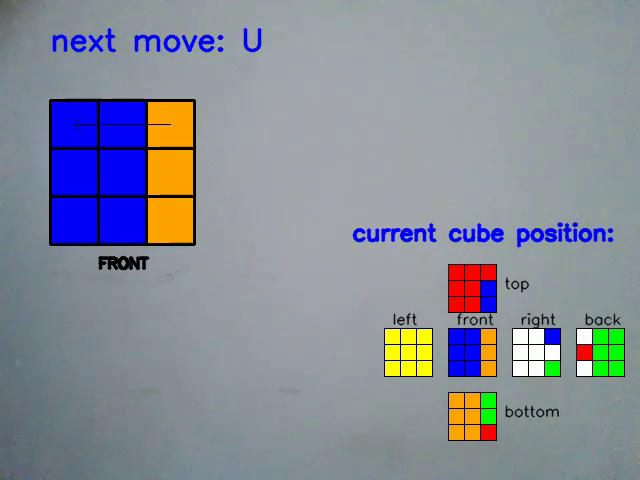
#> input picture frame 33 of assets/cube.mp4, 640 x 480 px, given in place of the camera
$ python main.py
#> lines starting #> are read from the running program, lines starting #| are printed output that depends on the picture; after the words box and inside, x2 and y2 are one past the last pixel; in counts of white or black regions, pixels touching at a corner belong together
#> the answer given: y
### visualizer.py
import numpy as np
import cv2
from utils import update_cube

std_notations = {"FL": "F'", "FR":"F", "DN":"DOWN", "UP":"UP", "LEFT":"LEFT", "RIGHT":"RIGHT",
                 "TL":"U", "TR":"U'", "RU": "R", "RD":"R'", "LU":"L'", "LD":"L", "BL":"D'", "BR":"D",
                "CLOCK":"CLOCK", "ANTICLOCK":"ANTICLOCK", "CUBE SOLVED":"CUBE SOLVED"}

def scan_faces(colors_range):
    ret_dict = dict()
    faces = ["front", "right", "back", "left", "top", "bottom"]
    for face in faces:
        ret_dict[face] = [[0,0,0], [0,0,0], [0,0,0]]
    face_iter = iter(faces)

    font = cv2.FONT_HERSHEY_SIMPLEX
    org = (10, 50)
    fontScale = 0.5
    color = (255, 0, 0)
    thickness = 2

    cap = cv2.VideoCapture(0)
    ret=True
    face = next(face_iter)
    while(ret):
        ret,im = cap.read()
        im = cv2.flip(im, 1)
        frame_width = int(round(cap.get(cv2.CAP_PROP_FRAME_WIDTH)))
        frame_height = int(round(cap.get(cv2.CAP_PROP_FRAME_HEIGHT)))

        top_left = (int(frame_width/3), int(frame_height/3))
        pcs_width = int(0.05*frame_width)
        gap = pcs_width
        start_pts = [(top_left[0]+(0.5*gap), top_left[1]+(0.5*gap))]

        im = draw_cube_boundry(im, frame_width, frame_height)
        im = cv2.putText(im, 'Scanning faces... Please show '+face+' face :: press c to capture', org, font,
                       fontScale, color, thickness, cv2.LINE_AA)
        im = cv2.putText(im, 'if capturing is done properly, press n for the next face, press c to recapture',
                         (org[0], org[1]+20), font, fontScale, color, thickness, cv2.LINE_AA)


        for h in range(3):
            for w in range(3):
                next_start_w = int(start_pts[0][0]+(gap*w*2))
                next_start_h = int(start_pts[0][1]+(gap*h*2))
                im = cv2.putText(im, str(ret_dict[face][h][2-w]), (int(next_start_w+(gap/2)), int(next_start_h+(gap/2))), font,
                       fontScale, (0,0,0), 1, cv2.LINE_AA)
        cv2.imshow("frame",im)
        pressedKey = cv2.waitKey(1) & 0xFF
        if pressedKey == ord('c'):
            for h in range(3):
                for w in range(3):
                    next_start_w = int(start_pts[0][0]+(gap*w*2))
                    next_start_h = int(start_pts[0][1]+(gap*h*2))

                    piece_val = cv2.mean(im[next_start_h:next_start_h+gap, next_start_w:next_start_w+gap])[:3]
                    min_dist = np.Inf
                    for key in colors_range.keys():
                        clr_range = colors_range[key]
                        dist = abs(piece_val[0]-clr_range[0]) + abs(piece_val[1]-clr_range[1]) + abs(piece_val[2]-clr_range[2])
                        if(dist<min_dist):
                            min_dist = dist
                            ret_dict[face][h][2-w] = key[0]

        if pressedKey == ord('n'):
            try:
                face = next(face_iter)
            except:
                break

        if pressedKey == ord('q'):
            break

    cap.release()
    cv2.destroyAllWindows()
    return ret_dict


def calibration():
    ret_dict =dict()
    colors = ["WHITE", "ORANGE", "RED", "YELLOW", "GREEN", "BLUE"]
    clr_iter = iter(colors)

    font = cv2.FONT_HERSHEY_SIMPLEX
    org = (50, 50)
    fontScale = 0.5
    color = (255, 0, 0)
    thickness = 2

    cap = cv2.VideoCapture(0)
    ret=True
    clr = next(clr_iter)
    while(ret):
        ret,im = cap.read()
#> im is the input picture: shape (480, 640, 3); mean B, G, R 151.7, 140.9, 135.6
        frame_width = int(round(cap.get(cv2.CAP_PROP_FRAME_WIDTH)))
        frame_height = int(round(cap.get(cv2.CAP_PROP_FRAME_HEIGHT)))

        top_left = (int(frame_width/3), int(frame_height/3))
        pcs_width = int(0.05*frame_width)
        gap = pcs_width
        start_pts = [(top_left[0]+(0.5*gap), top_left[1]+(0.5*gap))]

        start_loc = (int(start_pts[0][0]+(2*gap)), int(start_pts[0][1]+(2*gap)))
        end_loc = (int(start_loc[0]+gap), int(start_loc[1]+gap))

        im = cv2.flip(im, 1)
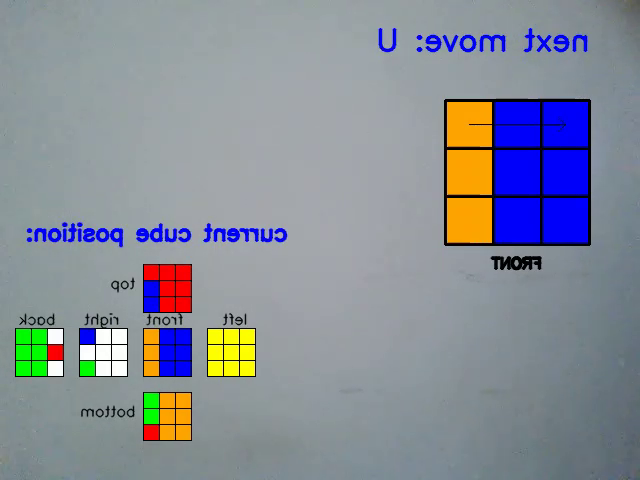
#> im: shape (480, 640, 3); mean B, G, R 151.7, 140.9, 135.6
        im = draw_cube_boundry_calibration(im, frame_width, frame_height)

        im = cv2.putText(im, 'Calibrating cube... Please show '+clr+' color :: press c to continue', org, font,
                       fontScale, color, thickness, cv2.LINE_AA)
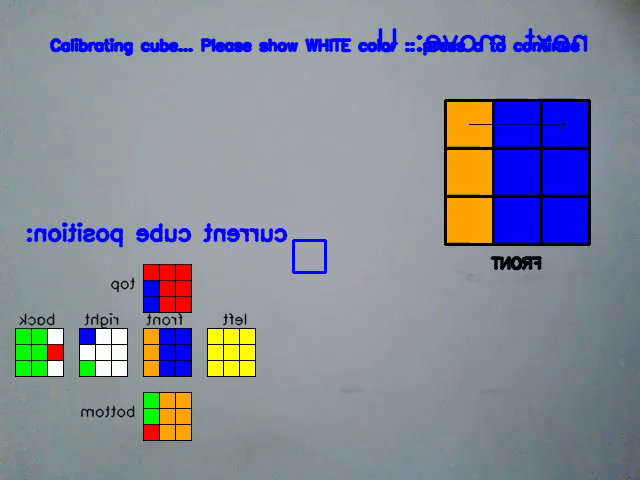
#> im: shape (480, 640, 3); mean B, G, R 152.8, 138.9, 133.7

        cv2.imshow('frame',im)


        pressedKey = cv2.waitKey(1) & 0xFF
#> (key q is pressed here)
        if pressedKey == ord('c'):
            ret_dict[clr] = cv2.mean(im[start_loc[1]:start_loc[1]+gap,start_loc[0]:start_loc[0]+gap])[:3]
            try:
                clr = next(clr_iter)
            except:
                break

        if pressedKey == ord('q'):
            break

    cap.release()
    cv2.destroyAllWindows()
    return ret_dict


def draw_cube_boundry(image, frame_width, frame_height):
#> called with frame_width = 640, frame_height = 480
    top_left = (int(frame_width/3), int(frame_height/3))
    pcs_width = int(0.05*frame_width)
    gap = pcs_width
    bottom_right = (top_left[0]+6*gap, top_left[1]+6*gap)
    color = (255,0,0)
    thickness = 2

    cv2.rectangle(image, top_left, bottom_right, color, thickness)

    start_pts = [(top_left[0]+(0.5*gap), top_left[1]+(0.5*gap))]
    for h in range(3):
        for w in range(3):
            next_start_w = int(start_pts[0][0]+(gap*w*2))
            next_start_h = int(start_pts[0][1]+(gap*h*2))

            next_end_w = next_start_w+gap
            next_end_h = next_start_h+gap

            cv2.rectangle(image, (next_start_w, next_start_h), (next_end_w, next_end_h), color, thickness)
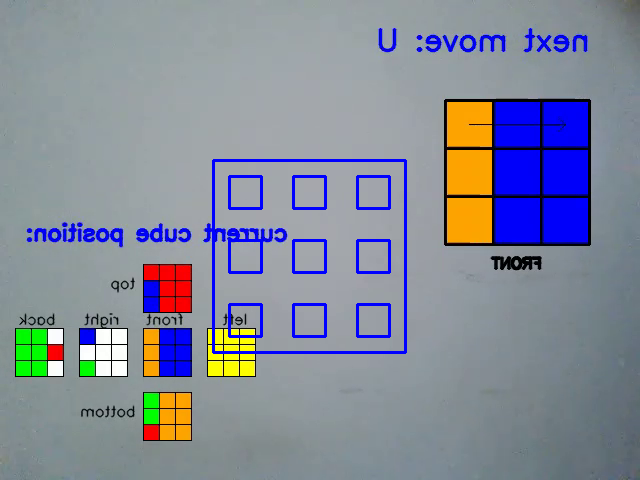
#> image: shape (480, 640, 3); mean B, G, R 153.4, 137.8, 132.6

    return image

def draw_cube_boundry_calibration(image, frame_width, frame_height):
    top_left = (int(frame_width/3), int(frame_height/3))
    pcs_width = int(0.05*frame_width)
    gap = pcs_width
    color = (255,0,0)
    thickness = 2

    start_pts = [(top_left[0]+(0.5*gap), top_left[1]+(0.5*gap))]

    next_start_w = int(start_pts[0][0]+(gap*2))
    next_start_h = int(start_pts[0][1]+(gap*2))

    next_end_w = next_start_w+gap
    next_end_h = next_start_h+gap

    cv2.rectangle(image, (next_start_w, next_start_h), (next_end_w, next_end_h), color, thickness)

    return image

# [315 lines left out: functions draw_animation, draw_cube, show_movements, not called in this run]

### algorithm.py
import numpy as np
from utils import *

# [14 lines left out: functions is_solved, is_step_1a_solved, not called in this run]

def step_1a(g_movements):
    front_color = cube["front"][1][1]
    back_color = opp_sides[front_color]
    while(True):
        if(is_step_1a_solved()):
            break
            return True
        else:
            # getting the location of back_color edge cubies at the back side
            while(True):
                if(back_color in [cube["back"][0][1], cube["back"][1][0], cube["back"][1][2], cube["back"][2][1]]):
                    if(cube["back"][0][1] == back_color):
                        if(cube["front"][0][1] != back_color):
                            moves = ["TR", "TR"]
#                             print(moves)
                            g_movements+=moves
                            for i in moves:
                                update_cube(i)
#                             wait_key()

                        else:
                            if(cube["front"][1][0] != back_color):
                                moves = ["RIGHT", "LD", "FR", "FR", "LEFT"]
#                                 print(moves)
                                g_movements+=moves
                                for i in moves:
                                    update_cube(i)
#                                 wait_key()
                            elif(cube["front"][1][2] != back_color):
                                moves = ["LEFT", "RD", "FR", "FR", "RIGHT"]
#                                 print(moves)
                                g_movements+=moves
                                for i in moves:
                                    update_cube(i)
#                                 wait_key()
                            elif(cube["front"][2][1] != back_color):
                                moves = ["LEFT", "RD", "RD", "BL", "BL", "RIGHT"]
#                                 print(moves)
                                g_movements+=moves
                                for i in moves:
                                    update_cube(i)
#                                 wait_key()
                    else:
#                         print("CLOCK")
                        g_movements.append("CLOCK")
                        update_cube("CLOCK")
#                         wait_key()
                else:
                    break

            # moving side edge cubies
            while(True):
                if(back_color in [cube["top"][0][1], cube["top"][1][0], cube["top"][1][2], cube["top"][2][1]
                            ,cube["right"][0][1], cube["right"][1][0], cube["right"][1][2], cube["right"][2][1]
                            ,cube["left"][0][1], cube["left"][1][0], cube["left"][1][2], cube["left"][2][1]
                            ,cube["bottom"][0][1], cube["bottom"][1][0], cube["bottom"][1][2], cube["bottom"][2][1]]):
                    count = 0
                    if(back_color in [cube["left"][0][1], cube["left"][1][0], cube["left"][1][2], cube["left"][2][1]]):
                        for l_rot in range(4):
                            if(cube["left"][0][1] == back_color):
                                for fr_rot in range(4):
                                    if(cube["front"][0][1] != back_color):
#                                         print("TR")
                                        g_movements.append("TR")
                                        update_cube("TR")
#                                         wait_key()
                                        count+=1
                                        break
                                    else:
#                                         print("FR")
                                        g_movements.append("FR")
                                        update_cube("FR")
#                                         wait_key()
                                if(count != 0):
                                    break
                            else:
#                                 print("LD")
                                g_movements.append("LD")
                                update_cube("LD")
#                                 wait_key()

                    else:
#                         print("CLOCK")
                        g_movements.append("CLOCK")
                        update_cube("CLOCK")
#                         wait_key()
                else:
                    break

# [200 lines left out: functions is_step_1b_solved, step_1b, is_step_1c_solved, step_1c, not called in this run]
#                         wait_key()

def layer_1(g_movements):
    step_1a(g_movements)
    step_1b(g_movements)
    step_1c(g_movements)
#     if(is_step_1c_solved()):
#         print("Layer 1 solved")
#         print_cube()

# [314 lines left out: functions is_layer_2_solved, layer_2, layer_3, not called in this run]
#                         wait_key()

def cube_solver(cube_init):
    global cube, opp_sides
    global g_movements
    cube = cube_init
    opp_sides = {"Y":"W", "W":"Y",
                "B":"G", "G":"B",
                "R":"O", "O":"R"}
    g_movements = list()
    layer_1(g_movements)
    layer_2(g_movements)
    layer_3(g_movements)
    g_movements = redundant_steps_remover(g_movements)

    return g_movements

### main.py
from copy import deepcopy
import utils
import algorithm
import visualizer

if __name__ == "__main__":
    scan = input("Do you want to scan the faces ? y/n\nIf not, you can enter the cube faces manually in utils.py\n")
    if('y' == scan or 'Y' == scan):
    #calibrating the cube
        colors_range = visualizer.calibration()
    #scanning faces
        utils.cube = visualizer.scan_faces(colors_range)
#> in scan_faces, `im = cv2.putText(im, 'if capturing is done properly, press n for the n..`:
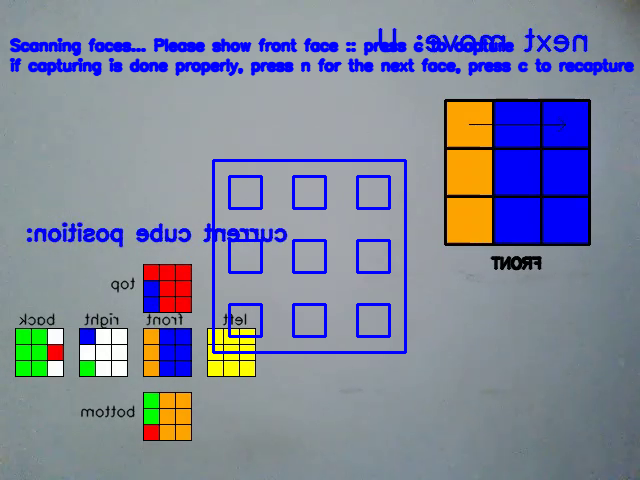
#> im: shape (480, 640, 3); mean B, G, R 155.8, 133.8, 128.7
#> after the loop in scan_faces, `for h in range(3):`:
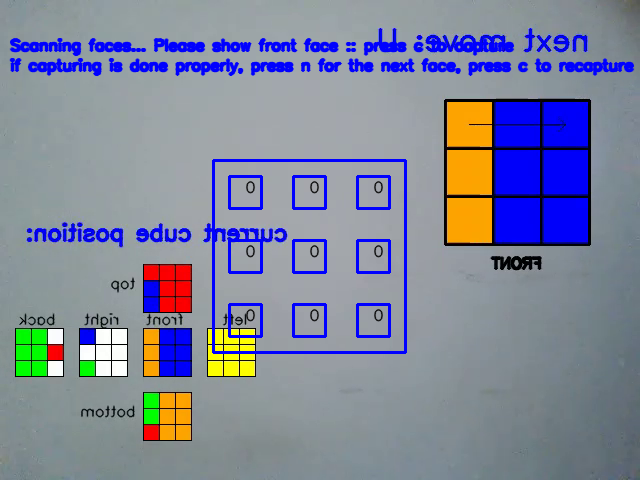
#> im: shape (480, 640, 3); 0.25% of pixels changed, all inside (x1, y1, x2, y2) = (245, 180, 384, 322)
#> (key q is pressed here)
    else:
        utils.init()

    cube_init = deepcopy(utils.cube)
#> (the run stopped early here; a loop or call above may not have finished)

$ run again, starting later in the video
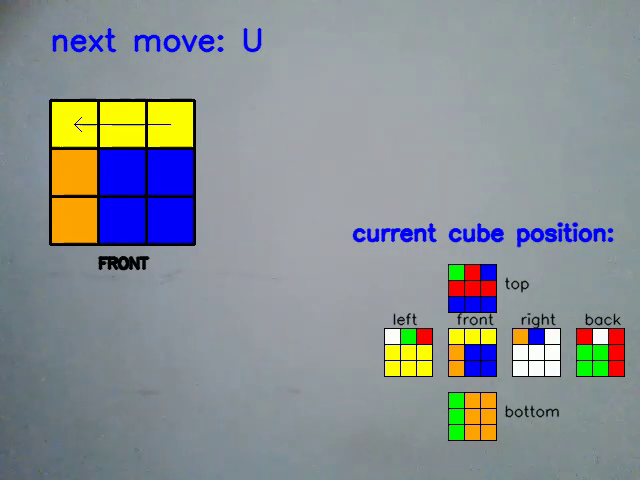
#> input picture frame 148 of assets/cube.mp4, 640 x 480 px, given in place of the camera
#> in calibration, im is the input picture: shape (480, 640, 3); mean B, G, R 147.4, 143.6, 137.6
#> after the loop in draw_cube_boundry, `for h in range(3):`:
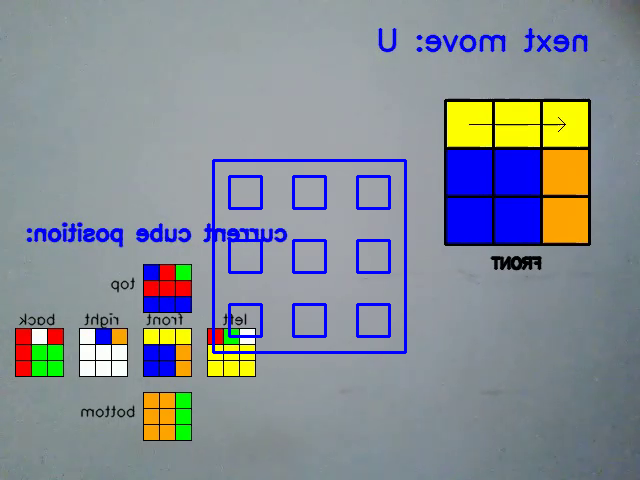
#> image: shape (480, 640, 3); mean B, G, R 149.1, 140.6, 134.7
#> after the loop in scan_faces, `for h in range(3):`:
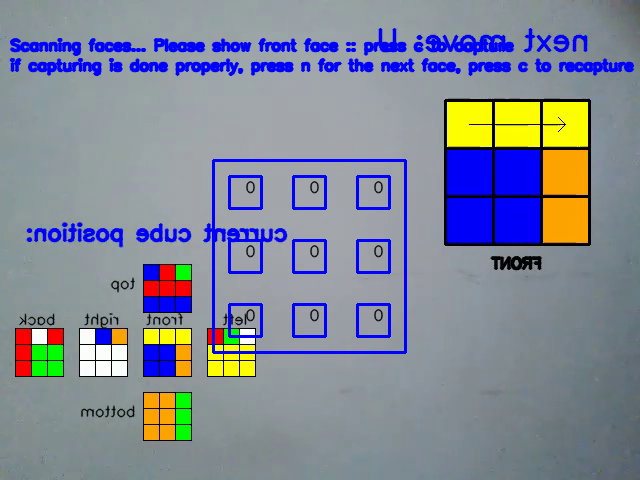
#> im: shape (480, 640, 3); mean B, G, R 151.3, 136.4, 130.7

$ run again, starting later in the video
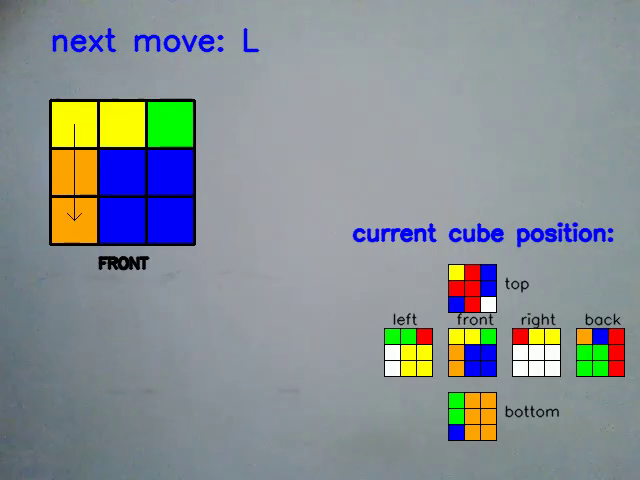
#> input picture frame 264 of assets/cube.mp4, 640 x 480 px, given in place of the camera
#> in calibration, im is the input picture: shape (480, 640, 3); mean B, G, R 147.3, 143.7, 136.1
#> after the loop in draw_cube_boundry, `for h in range(3):`:
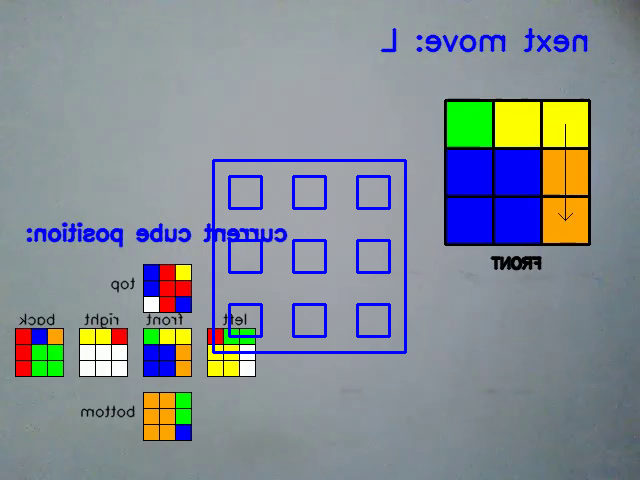
#> image: shape (480, 640, 3); mean B, G, R 149.1, 140.7, 133.2
#> after the loop in scan_faces, `for h in range(3):`:
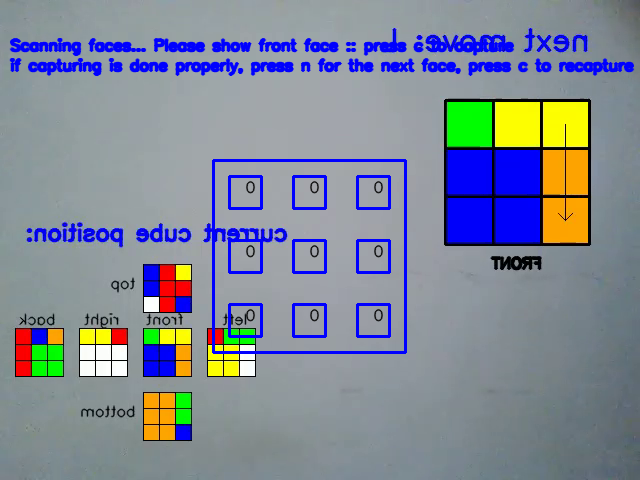
#> im: shape (480, 640, 3); mean B, G, R 151.3, 136.5, 129.2
